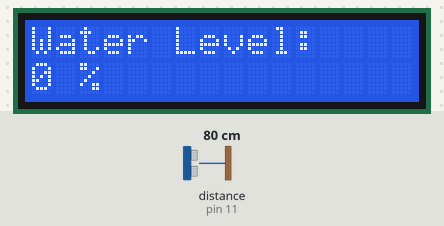
Bench run of a sketch on a simulated Arduino Uno, built with avr-gcc and run on an emulated ATmega328P. On the bench: 16×2 character LCD. Wiring (inferred from the names in the program): ultrasonic range finder: trigger pin 13; echo pin 11. The test bench sets the inputs (shaded band); at power-on: distance to the obstacle (sensor on pin 11) 80 cm. The echo pulse lasts 58.3 µs per cm; what the sketch prints to the serial monitor is not drawn.

Above: at 1.2 s.
1.3 s: distance to the obstacle (sensor on pin 11) set to 2 cm
At 1.7 s:
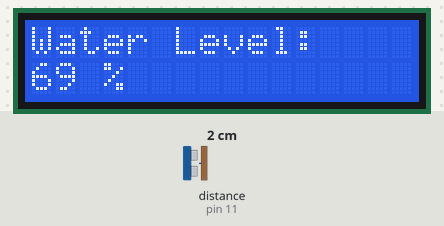
2.8 s: distance to the obstacle (sensor on pin 11) set to 4 cm
At 4.5 s:
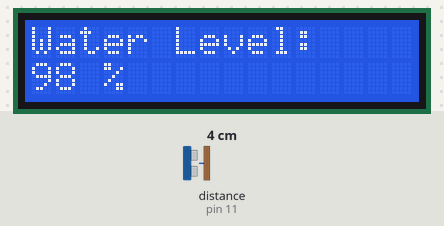
4.8 s: distance to the obstacle (sensor on pin 11) set to 9 cm
At 6.4 s:
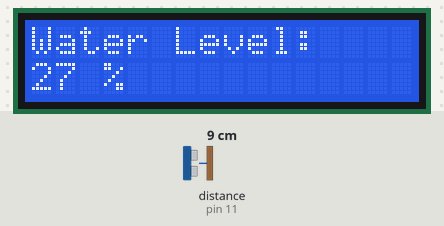
Timing chart, 0 to 7.9 s (numbered marks = the images above; inputs shaded):
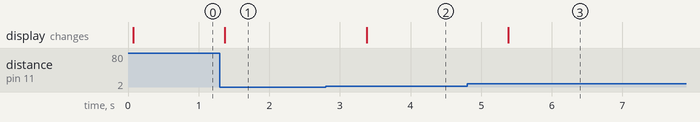

Measured:
- after the input at 1.3 s, the display: changes after 0.07 s (image 1)
- after the input at 2.8 s, the display: changes after 0.58 s (image 2)
- after the input at 4.8 s, the display: changes after 0.59 s (image 3)

The sketch:

LCD_Water_level_ultrasonic_sensor.ino
```cpp
#include <LiquidCrystal.h> //Load Liquid Crystal Library
LiquidCrystal LCD(10, 9, 5, 4, 3, 2);  //Create Liquid Crystal Object called LCD

int trigPin=13; //Sensor Trip pin connected to Arduino pin 13
int echoPin=11;  //Sensor Echo pin connected to Arduino pin 11
int myCounter=0;  //declare your variable myCounter and set to 0
int servoControlPin=6; //Servo control line is connected to pin 6
float pingTime;  //time for ping to travel from sensor to target and return
float targetDistance; //Distance to Target in inches
float speedOfSound=776.5; //Speed of sound in miles per hour when temp is 77 degrees.

void setup() {

Serial.begin(9600);
pinMode(trigPin, OUTPUT);
pinMode(echoPin, INPUT);

LCD.begin(16,2); //Tell Arduino to start your 16 column 2 row LCD
LCD.setCursor(0,0);  //Set LCD cursor to upper left corner, column 0, row 0
LCD.print("Water Level:");  //Print Message on First Row
}

void loop() {

  digitalWrite(trigPin, LOW); //Set trigger pin low
  delayMicroseconds(2000); //Let signal settle
  digitalWrite(trigPin, HIGH); //Set trigPin high
  delayMicroseconds(15); //Delay in high state
  digitalWrite(trigPin, LOW); //ping has now been sent
  delayMicroseconds(10); //Delay in high state

  pingTime = pulseIn(echoPin, HIGH);  //pingTime is presented in microceconds
  pingTime=pingTime/1000000; //convert pingTime to seconds by dividing by 1000000 (microseconds in a second)
  pingTime=pingTime/3600; //convert pingtime to hourse by dividing by 3600 (seconds in an hour)
  targetDistance= speedOfSound * pingTime;  //This will be in miles, since speed of sound was miles per hour
  targetDistance=targetDistance/2; //Remember ping travels to target and back from target, so you must divide by 2 for actual target distance.
  targetDistance= targetDistance*63360;    //Convert miles to inches by multipling by 63360 (inches per mile)
  // targetDistance = ((1-(targetDistance/3))*100);
  targetDistance= 100*(1-(abs(1.5-targetDistance)/2.7));
  Serial.println(targetDistance);

  if (targetDistance >= 100)
  {


  LCD.setCursor(0,1);  //Set cursor to first column of second row
  LCD.print("                "); //Print blanks to clear the row
  LCD.setCursor(0,1);   //Set Cursor again to first column of second row
  LCD.print("100 %");  //Print your units.
  delay(250); //pause to let things settle


  }
  else if (targetDistance <= 0)
  {
  LCD.setCursor(0,1);  //Set cursor to first column of second row
  LCD.print("                "); //Print blanks to clear the row
  LCD.setCursor(0,1);   //Set Cursor again to first column of second row
  LCD.print("0 %");  //Print your units.
  delay(250); //pause to let things settle
  }
  else
  {
  LCD.setCursor(0,1);  //Set cursor to first column of second row
  LCD.print("                "); //Print blanks to clear the row
  LCD.setCursor(0,1);   //Set Cursor again to first column of second row
  LCD.print(int(trunc(targetDistance))); //Print measured distance
  LCD.print(" %");  //Print your units.
  delay(2000); //pause to let things settle
  }

}
```
